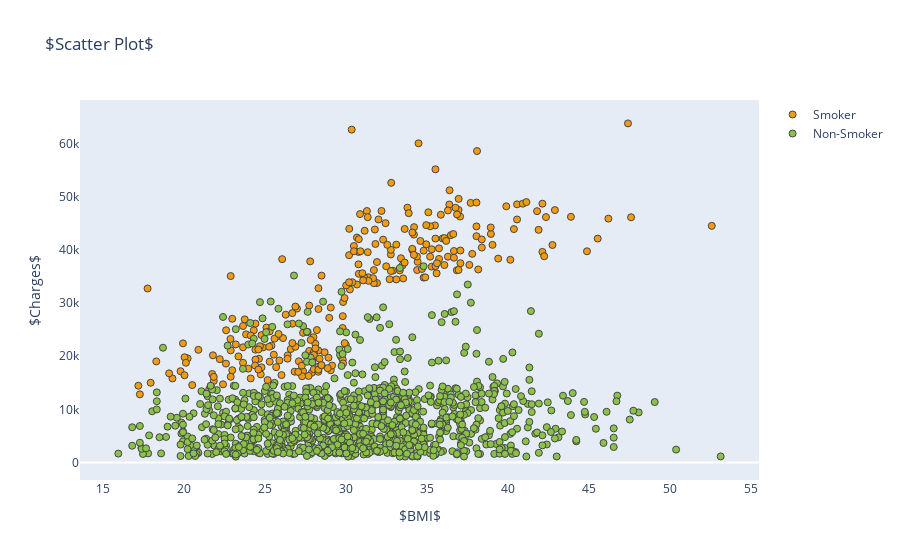

Notebook cell for this chart:
### Code cell
# trace0 will capture all smokers
trace0 = go.Scatter(
x = insurance[insurance.smoker=='yes'].bmi,
y = insurance[insurance.smoker=='yes'].charges,
mode = 'markers',
name = 'Smoker',
marker = dict(size = 7, color = '#F39C12',symbol = 'circle',line = dict(width = 1))
)
# trace1 will capture all non-smokers
trace1 = go.Scatter(
x = insurance[insurance.smoker=='no'].bmi,
y = insurance[insurance.smoker=='no'].charges,
mode = 'markers',
name = 'Non-Smoker',
marker = dict(size = 7, color = '#8BC34A',symbol = 'circle',line = dict(width = 1))
)
layout = go.Layout(
title = '$Scatter Plot$', # Title
xaxis = dict(title = '$BMI$',showgrid=False,showline=False), # x-axis label
yaxis = dict(title = '$Charges$',showgrid=False,showline=False), # y-axis label
)
data = [trace0, trace1]
fig = go.Figure(data=data,layout=layout)
iplot(fig)

### Figure 1 — Plotly figure (JSON) as saved in the notebook; plotly's stock layout.template omitted (floating-point values rounded to 4 significant figures; data arrays with more than 128 entries replaced by an {"elided": "..."} marker saying what was removed)
{"data": [{"marker": {"color": "#F39C12", "line": {"width": 1}, "size": 7, "symbol": "circle"}, "mode": "markers", "name": "Smoker", "type": "scatter", "x": {"elided": "274 float values"}, "y": {"elided": "274 float values"}}, {"marker": {"color": "#8BC34A", "line": {"width": 1}, "size": 7, "symbol": "circle"}, "mode": "markers", "name": "Non-Smoker", "type": "scatter", "x": {"elided": "1064 float values"}, "y": {"elided": "1064 float values"}}], "layout": {"title": {"text": "$Scatter Plot$"}, "xaxis": {"showgrid": false, "showline": false, "title": {"text": "$BMI$"}}, "yaxis": {"showgrid": false, "showline": false, "title": {"text": "$Charges$"}}}}
